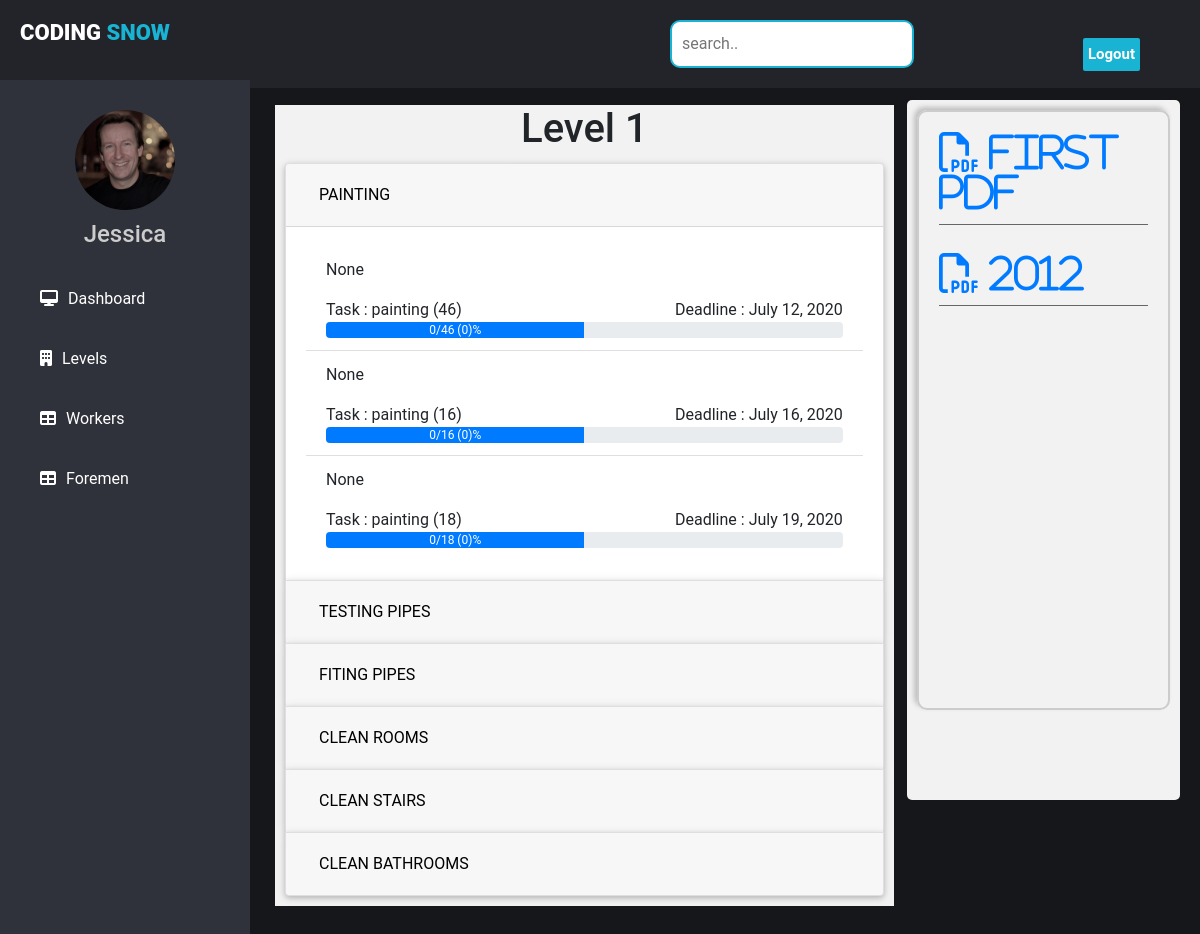
The app's page /engineer/level/1 with its own data.
### tower/models.py (models this page shows, shortened)
class Level(models.Model):
    foreman = models.ForeignKey(User,on_delete=models.SET_NULL,null=True,blank=True)
    name = models.IntegerField()
    def files(self):
        return Report.objects.filter(level = self)

class Operation_type(models.Model):
    name = models.CharField(max_length=30)
    allowed = models.CharField(max_length=30,choices=worker_choices)
    level = models.ForeignKey(Level,on_delete=models.SET_NULL,null=True,blank=True)
    def __str__(self):
        return f"{self.name}"
    def operations(self):
        return Operation.objects.filter(type=self).order_by("deadline")

class Operation(models.Model):
    worker = models.ForeignKey(User,on_delete=models.SET_NULL,null=True,blank=True)
    level = models.ForeignKey(Level,on_delete=models.CASCADE)
    type = models.ForeignKey(Operation_type,on_delete=models.CASCADE)
    progress = models.IntegerField(default=0)
    must_finish = models.IntegerField()
    deadline = models.DateField()
    finished = models.DateField(blank=True,null=True)
    description = models.TextField(blank=True,null=True);
    def percent(self):
        return (self.progress*100)//self.must_finish
    def get_description(self):
        if(self.description):
            return self.description
        else:
            return f'{self.type} ({self.must_finish})'

class Report(models.Model):
    file = models.FileField()
    writer = models.ForeignKey(User,on_delete=models.CASCADE)
    title = models.CharField(max_length=50)
    level = models.ForeignKey(Level,on_delete=models.CASCADE,default=1)
    def get_path(self):
        return "/media/"+str(self.file)

### tower/views.py (the view)
# urls.py: path("engineer/level/<int:num>",engineer_level,name="engineer_level"),
def engineer_level(request,num):
    level = Level.objects.get(name=num)
    operation_types = Operation_type.objects.filter(level=level)
    return render(request,'engineer/level.html',{'operation_types':operation_types,'level':level})

### templates/engineer/level.html (shortened to what this page needs)
{% extends 'engineer/base.html' %}
{% load static %}
{% block style %}
<link rel="stylesheet" href="https://stackpath.bootstrapcdn.com/bootstrap/4.5.0/css/bootstrap.min.css">
<link rel="stylesheet" href="{% static 'css/progress.css' %} ">
{% endblock %}
{% block content %}
<div class="progress_part">
  <h1 class="align-left">Level {{level.name}}</h1>
  <div class="accordion" id="accordionExample">
    {% for operation_type in operation_types %}
    <div class="card">
      <div class="card-header" id="head_{{operation_type.id}}">
        <h2 class="mb-0">
          <button class="cblack btn btn-link btn-block text-left" type="button" data-toggle="collapse" data-target="#id_{{operation_type.id}}" aria-expanded="true" aria-controls="id_{{operation_type.id}}">
          {{operation_type.name}}
          </button>
        </h2>
      </div>
      <div id="id_{{operation_type.id}}" class="collapse {% if forloop.counter == 1 %}show{% endif %}" aria-labelledby="head_{{operation_type.id}}" data-parent="#accordionExample">
        <div class="card-body">
          <ul class="list-group list-group-flush">
            {% for operation in operation_type.operations %}
              <li class="list-group-item">
                <p>{{operation.worker}}</p>
                <p>
                  <span class="float-left">Task : {{operation.get_description}}</span>
                  <span class="float-right">Deadline : {{operation.deadline}} </span>
                </p><br>
                <div class="progress">
                  <div class="progress-bar" role="progressbar" style="width: 50%;" aria-valuenow="50" aria-valuemin="0" aria-valuemax="100">{{operation.progress}}/{{operation.must_finish}} ({{operation.percent}})% </div>
                 </div>
              </li>
            {% endfor %}
          </ul>
        </div>
      </div>
    </div>
    {% endfor %}
  </div>
</div>
<div class="reports">
    <div class="content_side">
      {% for file in level.files %}
        <div class="pdf">
          <div class="iconpdf">
            <a href="{{ file.get_path }}"> <i class="far fa-file-pdf"> {{ file.title }}</i></a>
          </div>
        </div>
      {% endfor %}
    </div>
</div>
{% endblock %}

### static/css/engineer_dashboard.css (style rules this page uses)
* { margin: 0; padding: 0; font-family: "Roboto", sans-serif; }
body { background-color: #ccc; }

### static/css/style.css (style rules this page uses)
body { background-color: #16171B; }

### static/css/progress.css (style rules this page uses)
body { background-color: #16171B; }
.cblack { color:black; }
.progress_part { background: #f2f2f2; width: 68%; display: inline-block; margin: 5px; }
.progress_part h1 { text-align: center; }
.accordion { margin: 10px; }
.reports { background: #f2f2f2; width: 30%; height:700px; float:right; border-radius: 5px; }
.content_side { border: 2px solid #cccccc; border-radius: 10px; height: 600px; margin: 10px; box-shadow: -3px -3px 5px #bfbfbf; }
.pdf { border-bottom: 1px solid #666666; margin: 20px; }
.iconpdf { font-size: 40px; display: inline-block; }

### records on screen
Level: name "1"
Operation_type: name "PAINTING"
Operation: worker "None", get_description "painting (46)", deadline "July 12, 2020", progress "0", must_finish "46", percent "0"
Operation: worker "None", get_description "painting (16)", deadline "July 16, 2020", progress "0", must_finish "16", percent "0"
Operation: worker "None", get_description "painting (18)", deadline "July 19, 2020", progress "0", must_finish "18", percent "0"
Operation_type: name "TESTING PIPES"
Operation_type: name "FITING PIPES"
Operation_type: name "CLEAN ROOMS"
Operation_type: name "CLEAN STAIRS"
Operation_type: name "CLEAN BATHROOMS"
Report: title "first pdf"
Report: title "2012"
